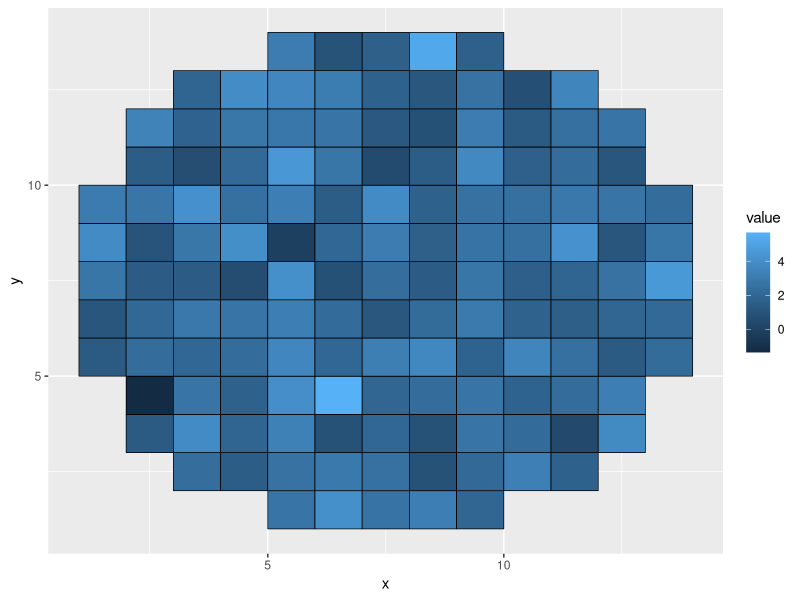
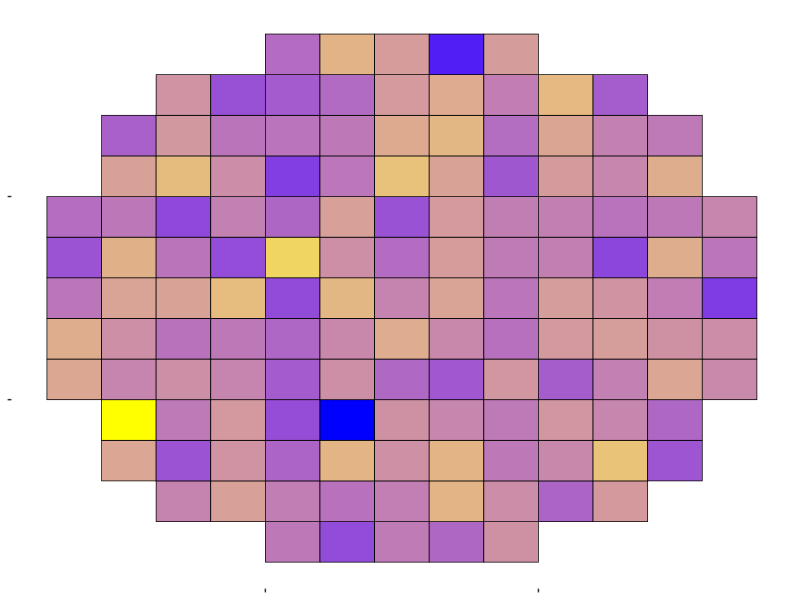

R code for these plots, in order:
library(ggplot2)
#設定坐標
x <- c(5,5,rep(6:9,each=4),10,10,3,3,rep(4:11,each=4),12,12,2,2, rep(3:12,each=4),13,13,2,2,rep(3:12,each=4),13,13,1,1,rep(2:13,each=4),14,14,1,1,rep(2:13,each=4),14,14,1,1,rep(2:13,each=4),14,14,1,1,rep(2:13,each=4),14,14,1,1,rep(2:13,each=4),14,14, 2,2, rep(3:12,each=4),13,13, 2,2, rep(3:12,each=4),13,13, 3,3,rep(4:11,each=4),12,12, 5,5,rep(6:9,each=4),10,10)
y1 <- c(1,2,2,1)
y <- c(rep(y1,5),rep(y1+1,9),rep(y1+2,11), rep(y1+3,11),rep(y1+4,13), rep(y1+5,13), rep(y1+6,13),rep(y1+7,13), rep(y1+8,13), rep(y1+9,11), rep(y1+10,11), rep(y1+11,9), rep(y1+12,5))

ids <- factor(c(1:137))
value <- data.frame(
        id = ids,
        value= c(rnorm(137,mean=2.5))
)
positions <- data.frame(id=rep(ids,each=4),x,y) 
datapoly <- merge(value,positions,by=c("id"))
p <- ggplot(datapoly, aes(x,y)) + geom_polygon(aes(fill=value, group=id),color = "black", size = 0.25) 
p
#設定顏色
p= p+scale_fill_gradient(low = "yellow", high = "blue")  
#去除xy軸..etc
p+theme_bw()+theme(panel.grid=element_blank(),panel.border=element_blank(),
                   axis.line=element_line(size=1,colour="white"),axis.title.x = element_blank(),
                   axis.title.y = element_blank(),axis.text.x = element_blank(),axis.text.y = element_blank(),
                   legend.position = "none")
